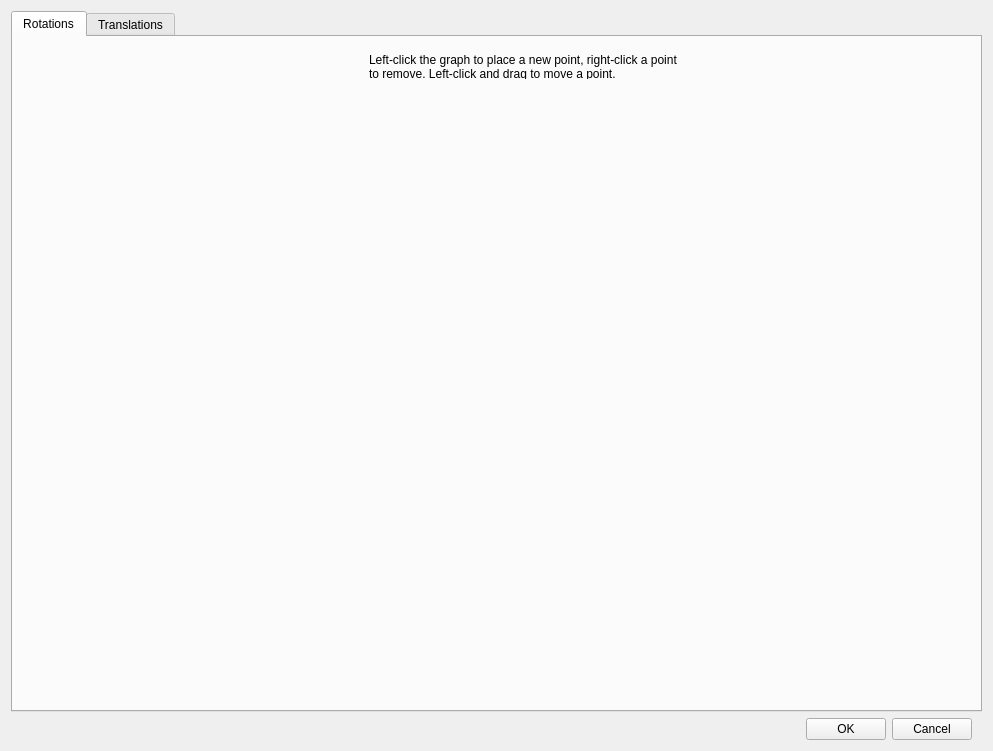
<?xml version="1.0" encoding="UTF-8"?>
<ui version="4.0">
 <class>UICCurveConfigurationDialog</class>
 <widget class="QWidget" name="UICCurveConfigurationDialog">
  <property name="geometry">
   <rect>
    <x>0</x>
    <y>0</y>
    <width>993</width>
    <height>751</height>
   </rect>
  </property>
  <property name="sizePolicy">
   <sizepolicy hsizetype="Fixed" vsizetype="Fixed">
    <horstretch>0</horstretch>
    <verstretch>0</verstretch>
   </sizepolicy>
  </property>
  <property name="windowTitle">
   <string>FaceTrackNoIR tracking curves</string>
  </property>
  <property name="windowIcon">
   <iconset>
    <normaloff>images/FaceTrackNoIR.ico</normaloff>images/FaceTrackNoIR.ico</iconset>
  </property>
  <property name="layoutDirection">
   <enum>Qt::LeftToRight</enum>
  </property>
  <property name="autoFillBackground">
   <bool>false</bool>
  </property>
  <property name="styleSheet">
   <string notr="true">/* Customize any plain widget that is a child of a QMainWindow. */ 
QMainWindow &gt; .QWidget {
background-color: rgb(100, 100, 100);
}

/* Set the selection colors for all widgets. */
QWidget {
selection-color: black;
selection-background-color: Silver;
color: black;
}

/* Specials for individual widget(s) */
QWidget#UICCurveConfigurationDialog {
background-color: #484848;
}

QWidget#tabWidget {
background-color: #595959;
}

/*
QWidget#widgetTop {
background-color: #595959;
border-bottom: 1px solid #000;
}
*/

/* Make text in message boxes selectable. */
QMessageBox {
/* LinksAccessibleByMouse | TextSelectableByMouse */
messagebox-text-interaction-flags: 5;
}
/* Make the entire row selected in item views. */
QAbstractItemView {
show-decoration-selected: 1;
}

/* Nice WindowsXP-style password character for password line edits. */
QLineEdit[echoMode=&quot;2&quot;] {
lineedit-password-character: 9679;
}

/* Customize tooltips. */
QToolTip {
background-color: rgb(170, 255, 127);
opacity: 200;
}

/* Customize push buttons and comboboxes. Our read-only combobox
is very similar to a push button, so they share the same border image. */

QPushButton {
min-width: 4em;
}

QPushButton:disabled {
color: rgb(128, 128, 128);
}

QGroupBox {
color: rgb(255, 255, 255);
}</string>
  </property>
  <layout class="QVBoxLayout" name="_vertical_layout">
   <item>
    <layout class="QHBoxLayout" name="horizontalLayout_3">
     <item>
      <widget class="QTabWidget" name="tabWidget">
       <property name="styleSheet">
        <string notr="true"/>
       </property>
       <property name="currentIndex">
        <number>0</number>
       </property>
       <widget class="QWidget" name="rotation_tab">
        <attribute name="icon">
         <iconset resource="FaceTrackNoIR.qrc">
          <normaloff>:/images/rotation_DOFs.png</normaloff>:/images/rotation_DOFs.png</iconset>
        </attribute>
        <attribute name="title">
         <string>Rotations</string>
        </attribute>
        <widget class="QWidget" name="verticalLayoutWidget">
         <property name="geometry">
          <rect>
           <x>10</x>
           <y>10</y>
           <width>956</width>
           <height>656</height>
          </rect>
         </property>
         <layout class="QGridLayout" name="gridLayout">
          <item row="1" column="1">
           <widget class="QFunctionConfigurator" name="qFunctionPitch">
            <property name="sizePolicy">
             <sizepolicy hsizetype="Fixed" vsizetype="Fixed">
              <horstretch>0</horstretch>
              <verstretch>0</verstretch>
             </sizepolicy>
            </property>
            <property name="minimumSize">
             <size>
              <width>314</width>
              <height>384</height>
             </size>
            </property>
            <property name="maximumSize">
             <size>
              <width>314</width>
              <height>384</height>
             </size>
            </property>
            <property name="maxOutputEGU" stdset="0">
             <number>180</number>
            </property>
            <property name="pixPerEGU_Input" stdset="0">
             <number>5</number>
            </property>
            <property name="pixPerEGU_Output" stdset="0">
             <number>2</number>
            </property>
            <property name="colorBezier">
             <color>
              <red>0</red>
              <green>255</green>
              <blue>255</blue>
             </color>
            </property>
            <property name="colorBackground">
             <color>
              <red>192</red>
              <green>192</green>
              <blue>192</blue>
             </color>
            </property>
            <property name="stringInputEGU" stdset="0">
             <string>Input Pitch Up (degr.)</string>
            </property>
            <property name="stringOutputEGU" stdset="0">
             <string>Output Pitch Up (degr.)</string>
            </property>
           </widget>
          </item>
          <item row="1" column="2">
           <widget class="QFunctionConfigurator" name="qFunctionRoll">
            <property name="sizePolicy">
             <sizepolicy hsizetype="Fixed" vsizetype="Fixed">
              <horstretch>0</horstretch>
              <verstretch>0</verstretch>
             </sizepolicy>
            </property>
            <property name="minimumSize">
             <size>
              <width>264</width>
              <height>384</height>
             </size>
            </property>
            <property name="maximumSize">
             <size>
              <width>264</width>
              <height>384</height>
             </size>
            </property>
            <property name="pixPerEGU_Input" stdset="0">
             <number>4</number>
            </property>
            <property name="pixPerEGU_Output" stdset="0">
             <number>2</number>
            </property>
            <property name="colorBezier">
             <color>
              <red>0</red>
              <green>255</green>
              <blue>0</blue>
             </color>
            </property>
            <property name="colorBackground">
             <color>
              <red>192</red>
              <green>192</green>
              <blue>192</blue>
             </color>
            </property>
            <property name="stringInputEGU" stdset="0">
             <string>Input Roll (degr.)</string>
            </property>
            <property name="stringOutputEGU" stdset="0">
             <string>Output Roll (degr.)</string>
            </property>
           </widget>
          </item>
          <item row="1" column="0">
           <widget class="QFunctionConfigurator" name="qFunctionYaw">
            <property name="sizePolicy">
             <sizepolicy hsizetype="Fixed" vsizetype="Fixed">
              <horstretch>0</horstretch>
              <verstretch>0</verstretch>
             </sizepolicy>
            </property>
            <property name="minimumSize">
             <size>
              <width>314</width>
              <height>384</height>
             </size>
            </property>
            <property name="maximumSize">
             <size>
              <width>314</width>
              <height>384</height>
             </size>
            </property>
            <property name="pixPerEGU_Input" stdset="0">
             <number>5</number>
            </property>
            <property name="pixPerEGU_Output" stdset="0">
             <number>2</number>
            </property>
            <property name="colorBezier">
             <color>
              <red>255</red>
              <green>170</green>
              <blue>0</blue>
             </color>
            </property>
            <property name="colorBackground">
             <color>
              <red>192</red>
              <green>192</green>
              <blue>192</blue>
             </color>
            </property>
            <property name="stringInputEGU" stdset="0">
             <string>Input Yaw (degr.)</string>
            </property>
            <property name="stringOutputEGU" stdset="0">
             <string>Output Yaw (degr.)</string>
            </property>
           </widget>
          </item>
          <item row="2" column="1">
           <widget class="QFunctionConfigurator" name="qFunctionPitchDown">
            <property name="sizePolicy">
             <sizepolicy hsizetype="Fixed" vsizetype="Fixed">
              <horstretch>0</horstretch>
              <verstretch>0</verstretch>
             </sizepolicy>
            </property>
            <property name="minimumSize">
             <size>
              <width>314</width>
              <height>204</height>
             </size>
            </property>
            <property name="maximumSize">
             <size>
              <width>314</width>
              <height>204</height>
             </size>
            </property>
            <property name="maxOutputEGU" stdset="0">
             <number>90</number>
            </property>
            <property name="pixPerEGU_Input" stdset="0">
             <number>5</number>
            </property>
            <property name="pixPerEGU_Output" stdset="0">
             <number>2</number>
            </property>
            <property name="colorBezier">
             <color>
              <red>0</red>
              <green>255</green>
              <blue>255</blue>
             </color>
            </property>
            <property name="colorBackground">
             <color>
              <red>192</red>
              <green>192</green>
              <blue>192</blue>
             </color>
            </property>
            <property name="stringInputEGU" stdset="0">
             <string>Input Pitch Down (degr.)</string>
            </property>
            <property name="stringOutputEGU" stdset="0">
             <string>Output Pitch Down (degr.)</string>
            </property>
           </widget>
          </item>
          <item row="0" column="1">
           <widget class="QLabel" name="label_9">
            <property name="maximumSize">
             <size>
              <width>16777215</width>
              <height>25</height>
             </size>
            </property>
            <property name="text">
             <string>Left-click the graph to place a new point, right-click a point to remove. Left-click and drag to move a point.</string>
            </property>
            <property name="wordWrap">
             <bool>true</bool>
            </property>
           </widget>
          </item>
          <item row="2" column="0">
           <widget class="QWidget" name="widget_3" native="true">
            <property name="minimumSize">
             <size>
              <width>170</width>
              <height>140</height>
             </size>
            </property>
            <property name="styleSheet">
             <string notr="true">image: url(:/images/rotation_DOFs.png);</string>
            </property>
           </widget>
          </item>
         </layout>
        </widget>
       </widget>
       <widget class="QWidget" name="translation_tab">
        <attribute name="icon">
         <iconset resource="FaceTrackNoIR.qrc">
          <normaloff>:/images/translation_DOFs.png</normaloff>:/images/translation_DOFs.png</iconset>
        </attribute>
        <attribute name="title">
         <string>Translations</string>
        </attribute>
        <widget class="QWidget" name="verticalLayoutWidget_2">
         <property name="geometry">
          <rect>
           <x>30</x>
           <y>10</y>
           <width>956</width>
           <height>721</height>
          </rect>
         </property>
         <layout class="QGridLayout" name="gridLayout_3">
          <item row="0" column="0">
           <widget class="QFunctionConfigurator" name="qFunctionX">
            <property name="minimumSize">
             <size>
              <width>314</width>
              <height>384</height>
             </size>
            </property>
            <property name="maximumSize">
             <size>
              <width>314</width>
              <height>384</height>
             </size>
            </property>
            <property name="pixPerEGU_Input" stdset="0">
             <number>5</number>
            </property>
            <property name="pixPerEGU_Output" stdset="0">
             <number>2</number>
            </property>
            <property name="colorBezier">
             <color>
              <red>255</red>
              <green>255</green>
              <blue>0</blue>
             </color>
            </property>
            <property name="colorBackground">
             <color>
              <red>192</red>
              <green>192</green>
              <blue>192</blue>
             </color>
            </property>
            <property name="stringInputEGU" stdset="0">
             <string>Left/Right Input X (cm.)</string>
            </property>
            <property name="stringOutputEGU" stdset="0">
             <string>Output X (cm.)</string>
            </property>
           </widget>
          </item>
          <item row="0" column="1">
           <widget class="QFunctionConfigurator" name="qFunctionY">
            <property name="minimumSize">
             <size>
              <width>314</width>
              <height>384</height>
             </size>
            </property>
            <property name="maximumSize">
             <size>
              <width>314</width>
              <height>384</height>
             </size>
            </property>
            <property name="pixPerEGU_Input" stdset="0">
             <number>5</number>
            </property>
            <property name="pixPerEGU_Output" stdset="0">
             <number>2</number>
            </property>
            <property name="colorBezier">
             <color>
              <red>85</red>
              <green>0</green>
              <blue>255</blue>
             </color>
            </property>
            <property name="colorBackground">
             <color>
              <red>192</red>
              <green>192</green>
              <blue>192</blue>
             </color>
            </property>
            <property name="stringInputEGU" stdset="0">
             <string>Up/Down Input Y (cm.)</string>
            </property>
            <property name="stringOutputEGU" stdset="0">
             <string>Output Y (cm.)</string>
            </property>
           </widget>
          </item>
          <item row="0" column="2">
           <widget class="QFunctionConfigurator" name="qFunctionZ">
            <property name="minimumSize">
             <size>
              <width>314</width>
              <height>384</height>
             </size>
            </property>
            <property name="maximumSize">
             <size>
              <width>314</width>
              <height>384</height>
             </size>
            </property>
            <property name="pixPerEGU_Input" stdset="0">
             <number>5</number>
            </property>
            <property name="pixPerEGU_Output" stdset="0">
             <number>2</number>
            </property>
            <property name="colorBezier">
             <color>
              <red>255</red>
              <green>0</green>
              <blue>0</blue>
             </color>
            </property>
            <property name="colorBackground">
             <color>
              <red>192</red>
              <green>192</green>
              <blue>192</blue>
             </color>
            </property>
            <property name="stringInputEGU" stdset="0">
             <string>Forward/Backward Input Z (cm.)</string>
            </property>
            <property name="stringOutputEGU" stdset="0">
             <string>Output Z (cm.)</string>
            </property>
           </widget>
          </item>
          <item row="1" column="0">
           <widget class="QLabel" name="label_10">
            <property name="maximumSize">
             <size>
              <width>16777215</width>
              <height>25</height>
             </size>
            </property>
            <property name="text">
             <string>Left-click the graph to place a new point, right-click a point to remove. Left-click and drag to move a point.</string>
            </property>
            <property name="wordWrap">
             <bool>true</bool>
            </property>
           </widget>
          </item>
          <item row="1" column="2">
           <widget class="QWidget" name="widget_2" native="true">
            <property name="minimumSize">
             <size>
              <width>170</width>
              <height>140</height>
             </size>
            </property>
            <property name="styleSheet">
             <string notr="true">image: url(:/images/translation_DOFs.png);</string>
            </property>
           </widget>
          </item>
         </layout>
        </widget>
       </widget>
      </widget>
     </item>
    </layout>
   </item>
   <item>
    <layout class="QGridLayout" name="gridLayout_2">
     <item row="0" column="1">
      <spacer name="horizontalSpacer_2">
       <property name="orientation">
        <enum>Qt::Horizontal</enum>
       </property>
       <property name="sizeHint" stdset="0">
        <size>
         <width>40</width>
         <height>20</height>
        </size>
       </property>
      </spacer>
     </item>
     <item row="0" column="2">
      <layout class="QHBoxLayout" name="horizontalLayout_2">
       <property name="sizeConstraint">
        <enum>QLayout::SetDefaultConstraint</enum>
       </property>
       <item>
        <widget class="QPushButton" name="btnOK">
         <property name="sizePolicy">
          <sizepolicy hsizetype="Preferred" vsizetype="Fixed">
           <horstretch>0</horstretch>
           <verstretch>0</verstretch>
          </sizepolicy>
         </property>
         <property name="minimumSize">
          <size>
           <width>52</width>
           <height>0</height>
          </size>
         </property>
         <property name="maximumSize">
          <size>
           <width>100</width>
           <height>16777215</height>
          </size>
         </property>
         <property name="text">
          <string>OK</string>
         </property>
        </widget>
       </item>
       <item>
        <widget class="QPushButton" name="btnCancel">
         <property name="sizePolicy">
          <sizepolicy hsizetype="Preferred" vsizetype="Fixed">
           <horstretch>0</horstretch>
           <verstretch>0</verstretch>
          </sizepolicy>
         </property>
         <property name="minimumSize">
          <size>
           <width>52</width>
           <height>0</height>
          </size>
         </property>
         <property name="maximumSize">
          <size>
           <width>100</width>
           <height>16777215</height>
          </size>
         </property>
         <property name="text">
          <string>Cancel</string>
         </property>
        </widget>
       </item>
      </layout>
     </item>
     <item row="0" column="3">
      <spacer name="horizontalSpacer">
       <property name="orientation">
        <enum>Qt::Horizontal</enum>
       </property>
       <property name="sizeType">
        <enum>QSizePolicy::Fixed</enum>
       </property>
       <property name="sizeHint" stdset="0">
        <size>
         <width>10</width>
         <height>20</height>
        </size>
       </property>
      </spacer>
     </item>
    </layout>
   </item>
  </layout>
 </widget>
 <customwidgets>
  <customwidget>
   <class>QFunctionConfigurator</class>
   <extends>QWidget</extends>
   <header>qfunctionconfigurator.h</header>
  </customwidget>
 </customwidgets>
 <resources>
  <include location="FaceTrackNoIR.qrc"/>
 </resources>
 <connections/>
 <slots>
  <slot>startEngineClicked()</slot>
  <slot>stopEngineClicked()</slot>
  <slot>cameraSettingsClicked()</slot>
 </slots>
</ui>
